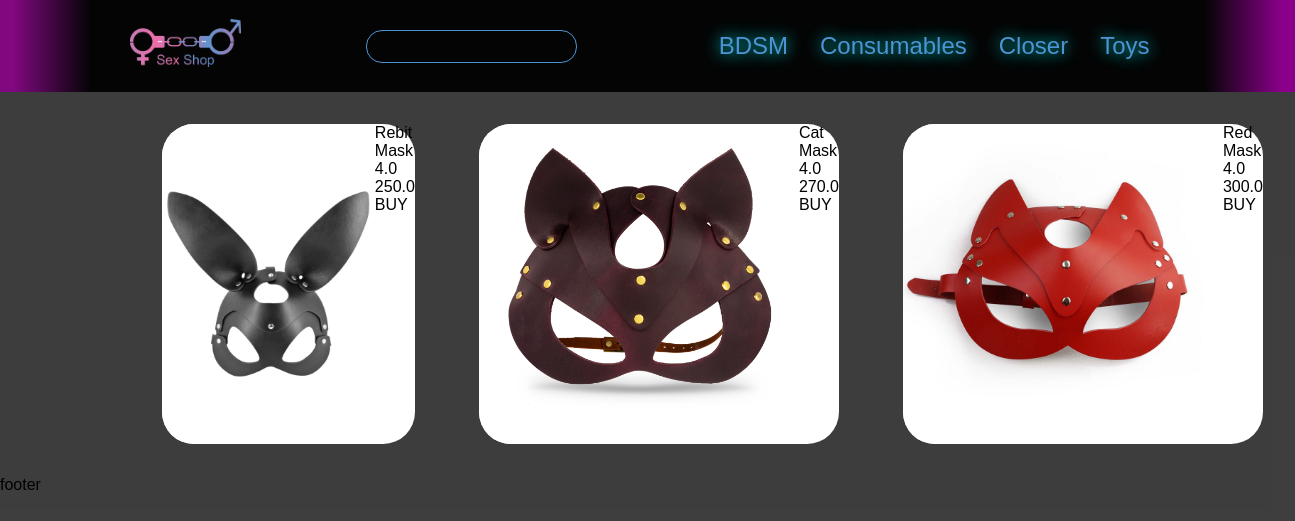
Page /category/mask on the committed database.
### app/models.py (models this page shows, shortened)
class Section(models.Model):
    title = models.CharField(max_length=23)
    description = models.CharField(max_length=1000)
    image = models.ImageField(upload_to = 'images/')
    slug = models.CharField(max_length=72, editable=False, auto_created=True)

class Product(models.Model):
    image = models.ImageField(upload_to = 'images/')
    label = models.CharField(max_length=30, default="Uknown Product", null=False)
    rating = models.FloatField(
        validators=[MinValueValidator(0), MaxValueValidator(5)])
    category = models.ForeignKey(Category, on_delete=models.PROTECT)
    description = models.CharField(max_length=1000)
    price = models.FloatField()
    slug = models.CharField(max_length=72, editable=False, auto_created=True)
    def __str__(self) ->str:
        return self.label

### app/views.py (the view)
# urls.py: path('category/<slug:slug>', category, name="<slug>"),
def category(req, slug):
    sections = Section.objects.all()
    categories = Category.objects.all()
    need_category= Category.objects.filter(slug=slug)
    for el in need_category:
        products_list = Product.objects.filter(category=el).all()
    print(products_list)
    return render(req, "./app/category.html", {
        "sections": sections,
        "categories": categories,
        "products_list": products_list
    })

### app/templates/app/category.html (shortened to what this page needs)
{% extends '_base.html'%}
{% load static %}
{% block style %}
    <link rel="stylesheet" href="{% static 'app/app.css' %}">
{% endblock style %}
{% block header %}
    {% include 'app/includes/_header.html' %}
{% endblock header %}
{% block main %}
    <main class="main">
        <div class="content">
        {% include 'app/includes/_products.html' %}
        </div>
    </main>
{% endblock main %}
{% block footer %}
{% include 'app/includes/_footer.html' %}
{% endblock footer %}

### app/templates/app/includes/_header.html
<header class="header">
    <div class="header-container">
        <div class="logo_wrapper">
            <a href="/">
                <img class="header-logo" src="../../../../static/images/logo.png" alt="No image">
            </a>
        </div>
        <div class="input">
            <input type="input" class="search">
        </div>
        <nav class="header-nav">
            <ul class="nav-list">
            {% for section in sections%}
                <li class="section">
                    <a href="../{{section.slug}}" class="section-title">
                        {{section.title}}
                    </a>
                </li>
            {% endfor%}
            </ul>
        </nav>
    </div>
</header>

### app/templates/app/includes/_products.html
<div class="product__wrapper">
{% for product in products_list%}
    <div class="product">
        <div>
            <div class="product-container">
                <img
                class="product-icon"
                src="../../../../media/{{product.image}}"
                alt="Not image"
                >
                <div>
                    <div class="product_label">
                        {{product.label}}
                    </div>
                    <div class="product_rating">
                        {{product.rating}}
                    </div>
                    <div class="product_price">
                        {{product.price}}
                    </div>
                    <a href="../product/{{product.slug}}">BUY</a>
                </div>
            </div>
        </div>
    </div>
{% endfor%}
</div>

### app/static/app/app.css (style rules this page uses)
main { display: flex; justify-content: center; }
.section { margin: 1rem; display: flex; justify-content: space-between; }
.content { width: 80%; }
.product__wrapper { display: grid; grid-template-columns: 1fr 1fr 1fr; }
.product-container { display: flex; justify-content: space-between; background: white; border-radius: 2rem; }
.product { padding: 2rem; }
.product-icon { height: 20rem; border-radius: 2rem; }

### static/style.css (style rules this page uses)
* { padding: 0; margin: 0; box-sizing: border-box; }
html { font-family: sans-serif; }
a { text-decoration: none; color: inherit; }
li { list-style-type: none; }
.header { background: linear-gradient(to right, rgba(139, 0, 139, 0.872) 1%, rgba(0, 0, 0, 0.935) 7% 93%, darkmagenta 99%); color: rgb(76, 148, 212); padding: 1rem 0 1rem 0; font-size: 1.5rem; display: flex; justify-content: center; }
.header-container { text-shadow: 0 0 1rem cyan; width: 80%; display: flex; justify-content: space-between; align-items: center; }
.header-logo { height: 3rem; }
.nav-list { display: flex; justify-content: space-between; }
.search { background: none; border: 1px solid rgb(76, 148, 212); border-radius: 1rem; padding: 0.5rem 1rem ; }

### rows in the picture
Section: title "BDSM"
Section: title "Consumables"
Section: title "Closer"
Section: title "Toys"
Product: image (picture), label "Rebit Mask", rating "4.0", price "250.0"
Product: image (picture), label "Cat Mask", rating "4.0", price "270.0"
Product: image (picture), label "Red Mask", rating "4.0", price "300.0"
